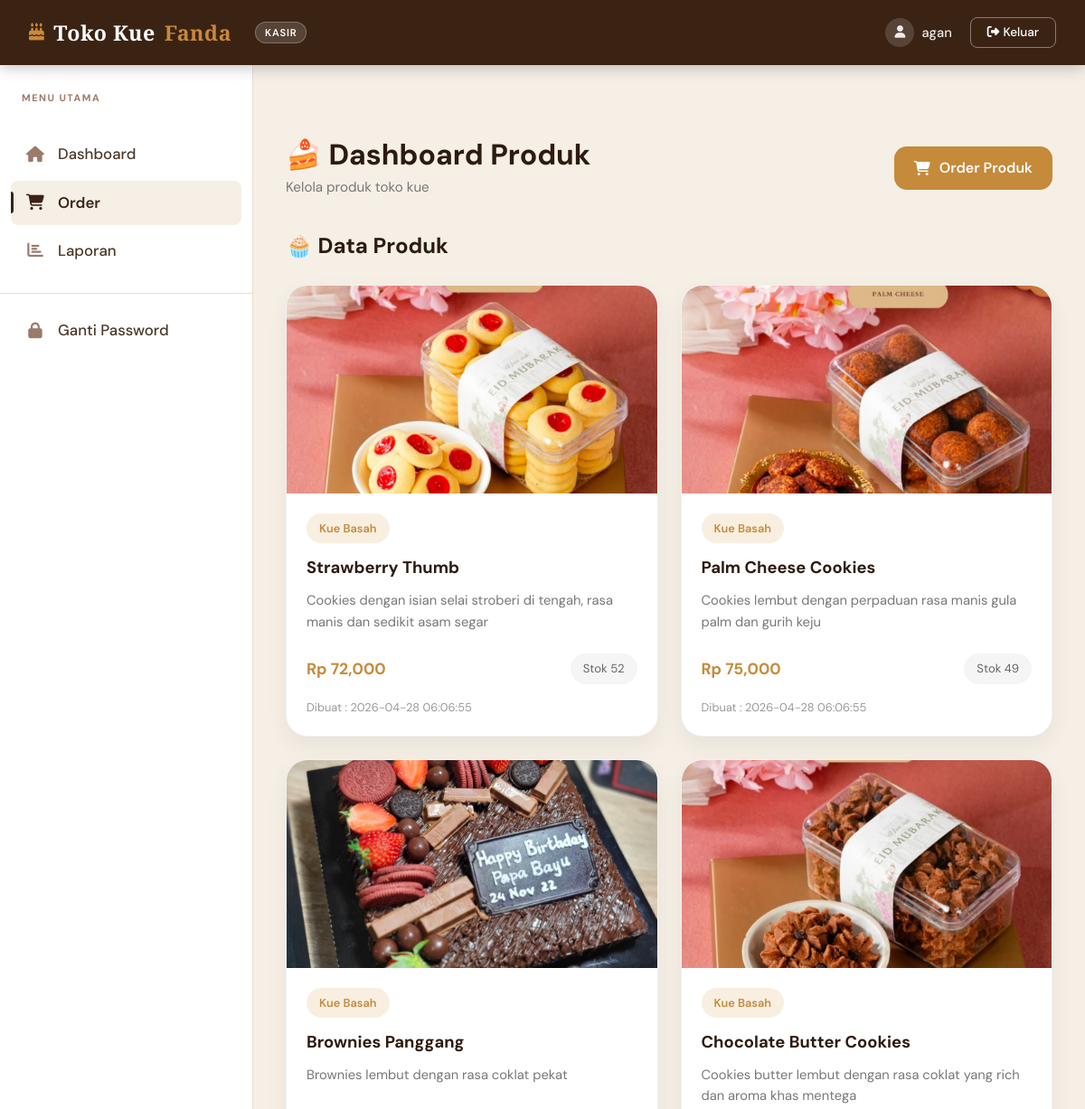
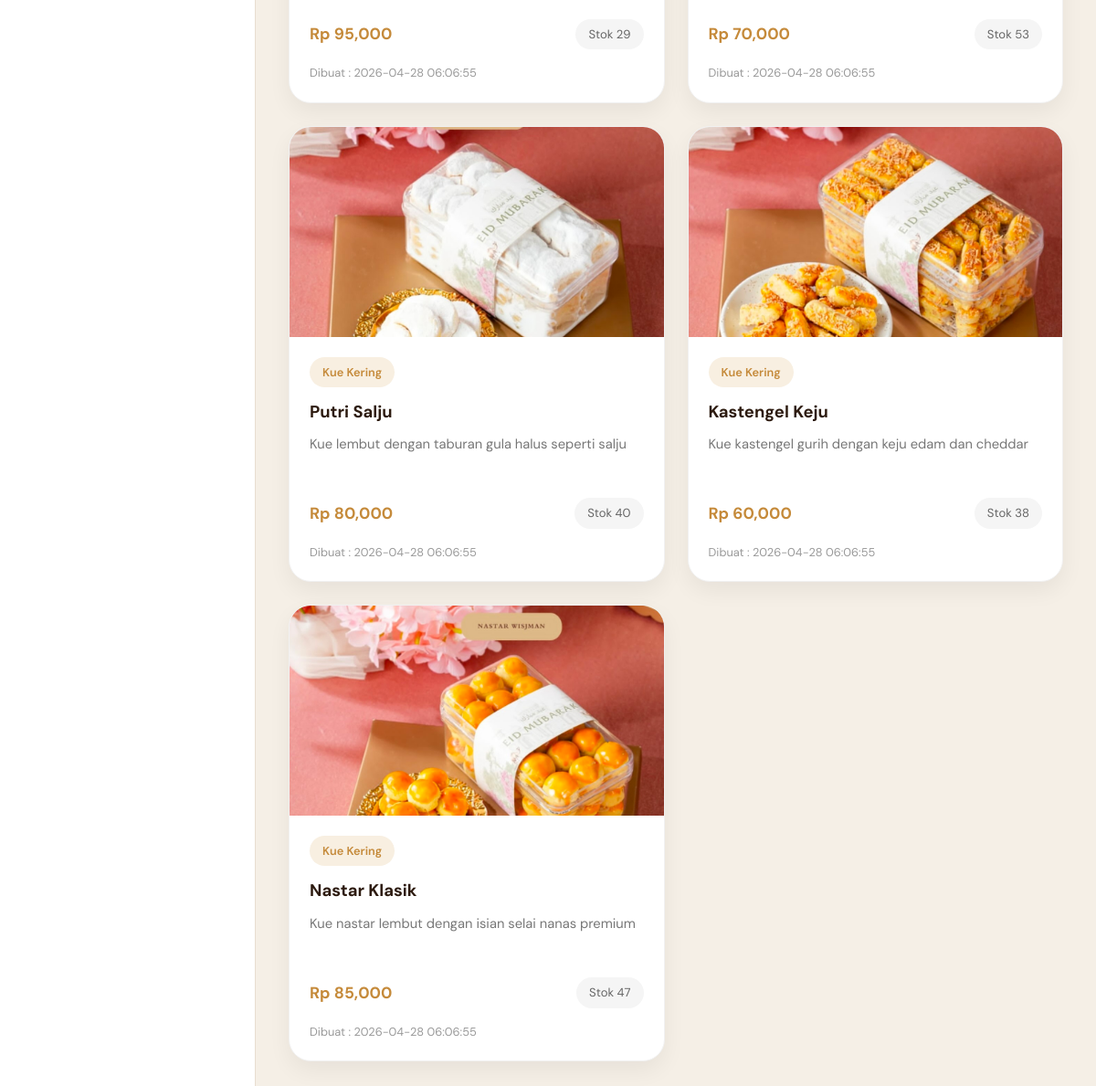
The app's page /kasir/produk.php (signed in) with its own data (2 pictures, top to bottom).
### tables this page shows
CREATE TABLE `produk` (
  `produk_id` int(11) NOT NULL,
  `nama_produk` varchar(150) NOT NULL,
  `kategori_id` int(11) NOT NULL,
  `harga` int(11) NOT NULL,
  `stok` int(11) NOT NULL,
  `deskripsi` text NOT NULL,
  `gambar` varchar(255) NOT NULL,
  `created_at` timestamp NOT NULL DEFAULT current_timestamp() ON UPDATE current_timestamp()
);

CREATE TABLE `kategori` (
  `kategori_id` int(11) NOT NULL,
  `nama_kategori` varchar(100) NOT NULL,
  `created_at` timestamp NOT NULL DEFAULT current_timestamp()
);

### kasir/produk.php (the view, shortened to what this page needs)
<?php
include 'header.php';
include '../koneksi.php';
?>
<div class="container py-5">
    <div class="page-header">
        <div>
            <h2 class="page-title">
                🍰 Dashboard Produk
            </h2>
            <div class="page-subtitle">
                Kelola produk toko kue
            </div>
        </div>
        <a href="order_tambah.php" class="btn-modern">
            <i class="fa fa-cart-shopping"></i>
            Order Produk
        </a>
    </div>
    <div class="section-title">
        🧁 Data Produk
    </div>
    <div class="produk-grid">
        <?php
        $produk = mysqli_query($koneksi,
            "SELECT * FROM produk
             JOIN kategori
             ON produk.kategori_id = kategori.kategori_id
             ORDER BY produk.produk_id DESC");
        while($p = mysqli_fetch_array($produk)){
        ?>
        <div class="produk-card">
            <img src="../gambar/<?= $p['gambar']; ?>"
                 class="produk-img"
                 onerror="this.src='../gambar/default.jpeg'">
            <div class="produk-body">
                <div class="badge-kategori">
                    <?= $p['nama_kategori']; ?>
                </div>
                <div class="produk-nama">
                    <?= $p['nama_produk']; ?>
                </div>
                <div class="produk-desc">
                    <?= $p['deskripsi']; ?>
                </div>
                <div class="produk-footer">
                    <div class="harga">
                        Rp <?= number_format($p['harga']); ?>
                    </div>
                    <div class="stok">
                        Stok <?= $p['stok']; ?>
                    </div>
                </div>
                <div class="created">
                    Dibuat :
                    <?= $p['created_at']; ?>
                </div>
            </div>
        </div>
        <?php } ?>
    </div>
</div>
<?php include 'footer.php'; ?>

### kasir/style.css (style rules this page uses)
:root { --brown-dark: #3B2314; --brown-mid: #5C3D2E; --brown-light: #8B5E3C; --cream-bg: #F5EFE6; --cream-card: #FDF9F4; --cream-border: #E8DDD0; --accent-gold: #C9883C; --accent-rose: #C97B8C; --text-dark: #1A1008; --text-mid: #4A3728; --text-muted: #9A7B6A; --sidebar-w: 280px; --topbar-h: 72px; --radius: 14px; --radius-sm: 8px; --shadow: 0 4px 24px rgba(59,35,20,.10); --shadow-card: 0 2px 12px rgba(59,35,20,.08); --transition: all .25s cubic-bezier(.4,0,.2,1); }
*, *::before, *::after { box-sizing: border-box; margin: 0; padding: 0; }
html { scroll-behavior: smooth; }
body { font-family: 'DM Sans', sans-serif; background: var(--cream-bg); color: var(--text-dark); min-height: 100vh; overflow-x: hidden; }
.main-content > .container, .container { max-width: 100% !important; padding: 0; }
.page-title { margin-bottom: 28px; }
body { background: var(--cream-bg) !important; }

### kasir/produk.php (style rules this page uses)
body { background:#f6f7fb; }
.page-header { display:flex; justify-content:space-between; align-items:center; flex-wrap:wrap; gap:20px; margin-bottom:35px; }
.page-title { font-size:2rem; font-weight:700; color:#2d1b10; margin-bottom:6px; }
.page-subtitle { color:#777; font-size:.95rem; }
.btn-modern { background:#c58a3a; color:#fff; border:none; padding:12px 22px; border-radius:14px; font-weight:600; transition:.25s; text-decoration:none; display:inline-flex; align-items:center; gap:10px; }
.section-title { font-size:1.5rem; font-weight:700; color:#2d1b10; margin-bottom:25px; }
.produk-grid { display:grid; grid-template-columns:repeat(auto-fill,minmax(290px,1fr)); gap:25px; }
.produk-card { background:#fff; border-radius:24px; overflow:hidden; box-shadow:0 10px 25px rgba(0,0,0,.06); border:1px solid #f1f1f1; transition:.25s; }
.produk-img { width:100%; height:230px; object-fit:cover; background:#fafafa; }
.produk-body { padding:22px; }
.badge-kategori { display:inline-block; background:#f8efe1; color:#c58a3a; padding:7px 14px; border-radius:999px; font-size:.8rem; font-weight:600; margin-bottom:14px; }
.produk-nama { font-size:1.15rem; font-weight:700; color:#2d1b10; margin-bottom:10px; }
.produk-desc { color:#777; font-size:.92rem; line-height:1.6; height:48px; overflow:hidden; }
.produk-footer { display:flex; justify-content:space-between; align-items:center; margin-top:22px; }
.harga { font-size:1.1rem; font-weight:700; color:#c58a3a; }
.stok { background:#f5f5f5; padding:7px 14px; border-radius:999px; font-size:.82rem; color:#666; }
.created { margin-top:16px; font-size:.8rem; color:#999; }

### records on screen
produk: gambar (picture), kategori.nama_kategori "Kue Basah", nama_produk "Strawberry Thumb", deskripsi "Cookies dengan isian selai stroberi di tengah, rasa manis dan sedikit asam segar", harga "72,000", stok "52", kategori.created_at "2026-04-28 06:06:55"
produk: gambar (picture), kategori.nama_kategori "Kue Basah", nama_produk "Palm Cheese Cookies", deskripsi "Cookies lembut dengan perpaduan rasa manis gula palm dan gurih keju", harga "75,000", stok "49", kategori.created_at "2026-04-28 06:06:55"
produk: gambar (picture), kategori.nama_kategori "Kue Basah", nama_produk "Brownies Panggang", deskripsi "Brownies lembut dengan rasa coklat pekat", harga "95,000", stok "29", kategori.created_at "2026-04-28 06:06:55"
produk: gambar (picture), kategori.nama_kategori "Kue Basah", nama_produk "Chocolate Butter Cookies", deskripsi "Cookies butter lembut dengan rasa coklat yang rich dan aroma khas mentega", harga "70,000", stok "53", kategori.created_at "2026-04-28 06:06:55"
produk: gambar (picture), kategori.nama_kategori "Kue Kering", nama_produk "Putri Salju", deskripsi "Kue lembut dengan taburan gula halus seperti salju", harga "80,000", stok "40", kategori.created_at "2026-04-28 06:06:55"
produk: gambar (picture), kategori.nama_kategori "Kue Kering", nama_produk "Kastengel Keju", deskripsi "Kue kastengel gurih dengan keju edam dan cheddar", harga "60,000", stok "38", kategori.created_at "2026-04-28 06:06:55"
produk: gambar (picture), kategori.nama_kategori "Kue Kering", nama_produk "Nastar Klasik", deskripsi "Kue nastar lembut dengan isian selai nanas premium", harga "85,000", stok "47", kategori.created_at "2026-04-28 06:06:55"

### other values on screen
$_SESSION['username'] "agan"
